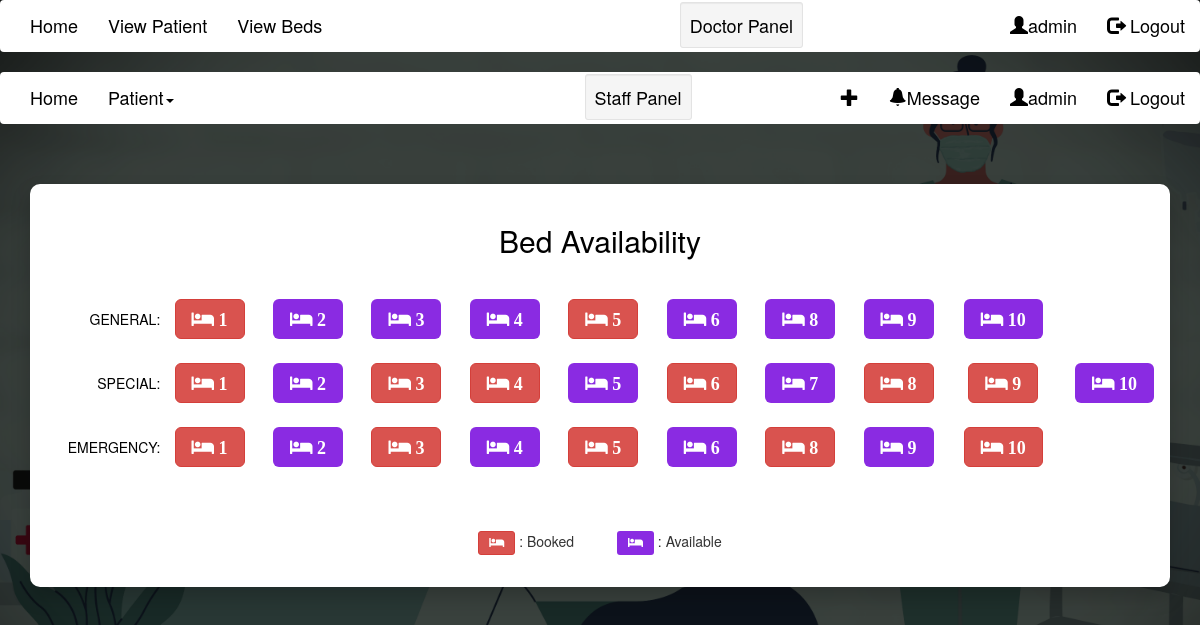
/showBed/ (signed in), run on the app's committed database.
### home/models.py (models this page shows, shortened)
class Bed(models.Model):
    bedId = models.AutoField(primary_key=True)
    wardName = models.ForeignKey('Ward',on_delete=models.CASCADE,max_length=5,default=None)
    bedNumber = models.CharField(("Bed Number"),max_length=5)
    occupied = models.BooleanField(("Occupied"),default=False)

### home/views.py (the view)
# urls.py: path('showBed/',views.showBed,name="showBed"),
def showBed(request):
    beds = Bed.objects.all()
    wards = Ward.objects.all()
    bedcnt = 0
    for bed in beds:
        if bed.occupied == False:
            bedcnt = bedcnt + 1
    return render(request, 'showBed.html',{"bedcnt":bedcnt,"beds":beds})

### home/models.py (called while the page is built)
    def __str__(self):
        return self.wardName

### home/templates/showBed.html (shortened to what this page needs)
{% load static %}
{%if request.session.Duser%}
{% include 'doctorNav.html' %}
{%endif%}
{%if request.session.Suser%}
{% include 'staffNav.html' %}
{%endif%}
<!DOCTYPE html>
<html lang="en">
<head>
</head>
<body><br><br>
    <div class="container my-4">
        <div class="card shadow-sm" style="border-radius: 10px;"><br>
            <h2><b class="title">Bed Availability</b></h2>
            <br>
            <div class="card-body">
                <table>
                    <tr>
                        <td class="header"> <b class="title">GENERAL: </b></td>
                        {% for bed in beds%}
                        {% if bed.wardName|upper == 'GENERAL' %}
                        {% if bed.occupied == True %}
                        <td><button type="button" class="btn btn-danger btn-lg fa fa-bed">
                                {{bed.bedNumber}}</button></td>
                        {% else %}
                        <td><button type="button" class="btn btn-secondary btn-lg fa fa-bed" name="bedfalse"
                                style="background-color: blueviolet; color: white">
                                {{bed.bedNumber}}</button></td>
                        {% endif %}
                        {% endif %}
                        {% endfor %}
                    </tr>
                    <tr>
                        <td class="header"> <b class="title">SPECIAL: </b></td>
                        {% for bed in beds%}
                        {% if bed.wardName|upper == 'SPECIAL' %}
                        {% if bed.occupied == True %}
                        <td><button type="button" class="btn btn-danger btn-lg fa fa-bed">
                                {{bed.bedNumber}}</button></td>
                        {% else %}
                        <td><button type="button" class="btn btn-secondary btn-lg fa fa-bed" name="bedfalse"
                                style="background-color: blueviolet; color: white">
                                {{bed.bedNumber}}</button></td>
                        {% endif %}
                        {% endif %}
                        {% endfor %}
                    </tr>
                    <tr>
                        <td class="header"> <b class="title">EMERGENCY: </b></td>
                        {% for bed in beds%}
                        {% if bed.wardName|upper == 'EMERGENCY' %}
                        {% if bed.occupied == True %}
                        <td><button type="button" class="btn btn-danger btn-lg fa fa-bed">
                                {{bed.bedNumber}}</button></td>
                        {% else %}
                        <td><button type="button" class="btn btn-secondary btn-lg fa fa-bed" name="bedfalse"
                                style="background-color: blueviolet; color: white">
                                {{bed.bedNumber}}</button></td>
                        {% endif %}
                        {% endif %}
                        {% endfor %}
                    </tr>
                </table>
                <br><br>
                <div class="d-flex justify-content-between align-items-center">
                    <div class="btn-group">
                        <table style="text-align: center;">
                            <td>
                                <button type="button" class="btn btn-danger btn-sm fa fa-bed"></button> : Booked
                                &nbsp;&nbsp;&nbsp;&nbsp;&nbsp;&nbsp;&nbsp;&nbsp;&nbsp;&nbsp;
                            </td>
                            <td>
                                <button type="button" class="btn btn-secondary btn-sm fa fa-bed"
                                    style="background-color: blueviolet; color: white;"></button> : Available
                            </td>
                        </table>
                        <br>
                    </div>
                </div>
            </div>
        </div>
    </div>
</body>
</html>

### static/css/staffNav.css (style rules this page uses)
body { background: url('../doccopy.png'); background-size: cover; }
b, strong { font-weight: 500; color: black; }
.card { background-color: white; text-align: center; border-radius: 25px; box-shadow: 0 10px 20px rgba(0, 0, 0, 0.2); margin: 0 auto; float: none; margin-bottom: 10px; }
.container { text-align: center; }
body { font-family: "Helvetica Neue",Helvetica,Arial,sans-serif; font-size: 14px; color: #333; }
th,td { text-align: center; }

### home/templates/showBed.html (style rules this page uses)
table { width: 100%; }
table td { padding-top: 12px; padding-bottom: 12px; text-align: center; }
.header { text-align:right; }

### data on the page
Bed: bedNumber "1"
Bed: bedNumber "2"
Bed: bedNumber "3"
Bed: bedNumber "4"
Bed: bedNumber "5"
Bed: bedNumber "6"
Bed: bedNumber "8"
Bed: bedNumber "9"
Bed: bedNumber "10"
Bed: bedNumber "1"
Bed: bedNumber "2"
Bed: bedNumber "3"
Bed: bedNumber "4"
Bed: bedNumber "5"
Bed: bedNumber "6"
Bed: bedNumber "7"
Bed: bedNumber "8"
Bed: bedNumber "9"
Bed: bedNumber "10"
Bed: bedNumber "1"
Bed: bedNumber "2"
Bed: bedNumber "3"
Bed: bedNumber "4"
Bed: bedNumber "5"
Bed: bedNumber "6"
Bed: bedNumber "8"
Bed: bedNumber "9"
Bed: bedNumber "10"

### other printed values
{{ request.session.Duser }} "admin"
{{ request.session.Suser }} "admin"
